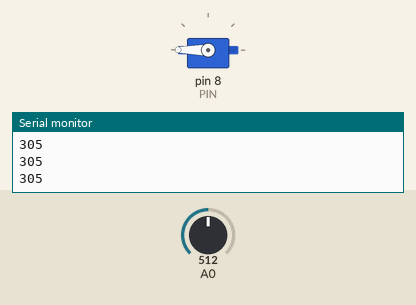
Bench run of a sketch on a simulated Arduino Uno, built with avr-gcc and run on an emulated ATmega328P. Parts: servo, the last lines printed to the serial monitor. The test bench sets the inputs (shaded band); at power-on: A0 = 512.

Above: at 1.2 s.
1.3 s: A0 set to 823
2.8 s: A0 set to 855
At 3.1 s:
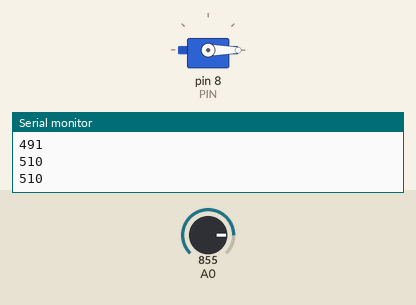
4.3 s: A0 set to 122
At 4.7 s:
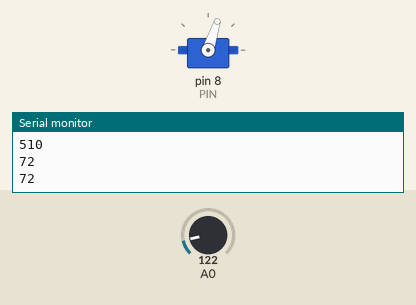
5.9 s: A0 set to 0
At 6.4 s:
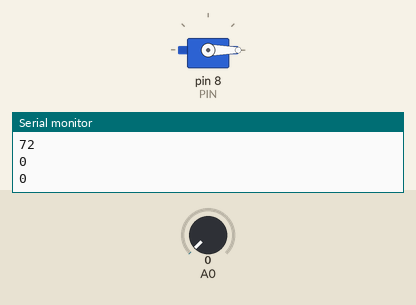
7.5 s: A0 set to 306
At 8.0 s:
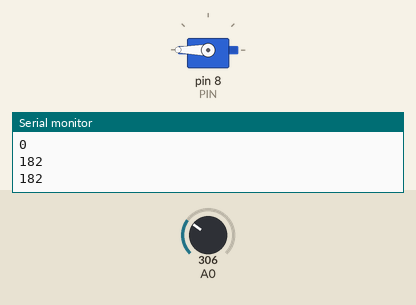
Timing chart, 0 to 10.1 s (numbered marks = the images above; inputs shaded):
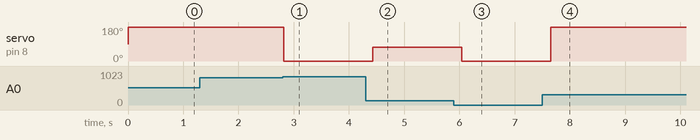

The sketch:

CONTROL_SERVO_POTENCIOMETRO_SIN_RUIDO.ino
```cpp
#include <Servo.h>

const int PIN = 8;
int Lecturas[10]; //Vector de lecturas.
int Val, i = 0, Total = 0, Promedio = 0;
Servo MiServo;

void setup(){
MiServo.attach(PIN);
Serial.begin(9600);

for(i=0; i< 10; i++) //Inicialización del vector a 0
Lecturas[i] = 0;

i=0;
}

void loop(){
Total = Total - Lecturas[i]; //Obtiene la diferencia con la lectura anterior
Lecturas[i] = analogRead(A0); //Agrega una lectura a la posición actual dentro del vector
Total = Total + Lecturas[i]; //Realiza la sumatoria entre lecturas
i = i + 1;

if (i >= 10){ //Calcula el promedio y envía el resultado al servomotor
i = 0;
Promedio = Total / 10;
Val = map(Promedio, 0, 300, 0, 179);
MiServo.write(Val);
Serial.println(Val, DEC);
delay(200);
}
}
```

Measured:
- the behaviour switches between 837 and 838 on A0 (found by bisection; images 0 and 1)
- after the input at 2.8 s, servo on pin 8 (PIN): 180° → 0° at once
- after the input at 4.3 s, servo on pin 8 (PIN): 0° → 72° after 0.13 s
- after the input at 5.9 s, servo on pin 8 (PIN): 72° → 0° after 0.15 s
- after the input at 7.5 s, servo on pin 8 (PIN): 0° → 180° after 0.16 s
